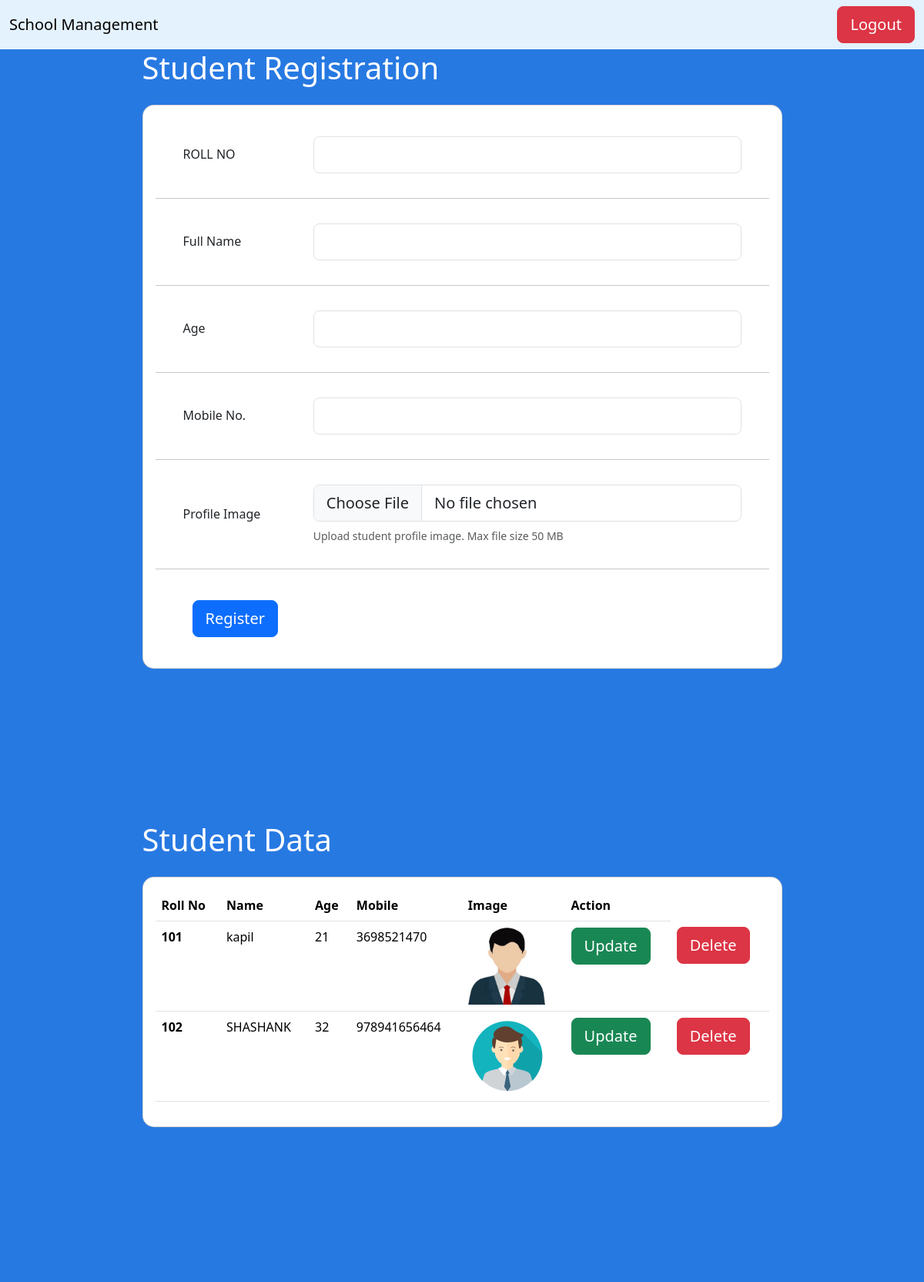
The page /student/ (signed in) on the database its author committed.
### student/models.py (models this page shows)
class Student(models.Model):
    faculty = models.ForeignKey(
        Faculty, verbose_name=("Faculty"), on_delete=models.CASCADE
    )
    rollno = models.IntegerField()
    name = models.CharField(max_length=100)
    age = models.IntegerField()
    mobile = models.IntegerField()
    image = models.ImageField(upload_to="profile/")

### student/views.py (the view)
# urls.py: path("", views.index, name="home"),
@login_required(login_url="/faculty/faculty_login/")
def index(request):
    try:
        if request.method == "POST":
            userid = request.user.id
            rollno = request.POST.get("rollno")
            name = request.POST.get("name").upper()
            age = request.POST.get("age")
            mobile = request.POST.get("mobile")
            image = request.FILES.get("image")
            faculty = Faculty.objects.get(faculty=userid)
            student = Student.objects.create(
                faculty=faculty,
                rollno=rollno,
                name=name,
                age=age,
                mobile=mobile,
                image=image,
            )
            student.save()
            messages.success(request, "Student Registration is successfully")
            return redirect("/student/")
        else:
            faculty = Faculty.objects.get(faculty=request.user.id)
            student = Student.objects.filter(faculty=faculty.id)
            return render(request, "index.html", {"student": student})
    except Exception as E:
        return Response(str(E), status=status.HTTP_400_BAD_REQUEST)

### templates/index.html (shortened to what this page needs)
<!DOCTYPE html>
<html>
<head>
    {% load bootstrap5 %}
    {% bootstrap_css %}
    <link rel="stylesheet" href="">
</head>
<body>
    <nav class="navbar navbar-light" style="background-color: #e3f2fd;">
        <div class="container-fluid">
            <a class="navbar-brand">School Management</a>
            <a href="/faculty/faculty_logout/"><button type="submit" class="btn btn-danger btn-lg">Logout</button></a>
        </div>
    </nav>
    <form action="" method="post" enctype="multipart/form-data">
        <section class="vh-100" style="background-color: #2779e2;">
            <div class="container h-100">
                <div class="row d-flex justify-content-center align-items-center h-100">
                    <div class="col-xl-9">
                        <h1 class="text-white mb-4">Student Registration</h1>
                        <div class="card" style="border-radius: 15px;">
                            <div class="card-body">
                                <div class="row align-items-center pt-4 pb-3">
                                    <div class="col-md-3 ps-5">
                                        <h6 class="mb-0">ROLL NO</h6>
                                    </div>
                                    <div class="col-md-9 pe-5">
                                        <input type="number" class="form-control form-control-lg" name="rollno" />
                                    </div>
                                </div>
                                <hr class="mx-n3">
                                <div class="row align-items-center py-3">
                                    <div class="col-md-3 ps-5">
                                        <h6 class="mb-0">Full Name</h6>
                                    </div>
                                    <div class="col-md-9 pe-5">
                                        <input type="text" class="form-control form-control-lg" name="name" />
                                    </div>
                                </div>
                                <hr class="mx-n3">
                                <div class="row align-items-center py-3">
                                    <div class="col-md-3 ps-5">
                                        <h6 class="mb-0">Age</h6>
                                    </div>
                                    <div class="col-md-9 pe-5">
                                        <input type="text" class="form-control form-control-lg" name="age" />
                                    </div>
                                </div>
                                <hr class="mx-n3">
                                <div class="row align-items-center py-3">
                                    <div class="col-md-3 ps-5">
                                        <h6 class="mb-0">Mobile No.</h6>
                                    </div>
                                    <div class="col-md-9 pe-5">
                                        <input type="phone" class="form-control form-control-lg" name="mobile" />
                                    </div>
                                </div>
                                <hr class="mx-n3">
                                <div class="row align-items-center py-3">
                                    <div class="col-md-3 ps-5">
                                        <h6 class="mb-0">Profile Image</h6>
                                    </div>
                                    <div class="col-md-9 pe-5">
                                        <input class="form-control form-control-lg" id="image" type="file"
                                            name="image" />
                                        <div class="small text-muted mt-2">Upload student profile image.
                                            Max
                                            file
                                            size 50 MB</div>
                                    </div>
                                </div>
                                <hr class="mx-n3">
                                <div class="px-5 py-4">
                                    <button type="submit" class="btn btn-primary btn-lg">Register</button>
                                </div>
                            </div>
                        </div>
                    </div>
                </div>
            </div>
        </section>
    </form>
    <section class="vh-100" style="background-color: #2779e2;">
        <div class="container h-100">
            <div class="row d-flex justify-content-center align-items-center h-100">
                <div class="col-xl-9">
                    <h1 class="text-white mb-4">Student Data</h1>
                    <div class="card" style="border-radius: 15px;">
                        <div class="card-body">
                            <table class="table">
                                <thead>
                                    <tr>
                                        <th scope="col">Roll No</th>
                                        <th scope="col">Name</th>
                                        <th scope="col">Age</th>
                                        <th scope="col">Mobile</th>
                                        <th scope="col">Image</th>
                                        <th scope="col">Action</th>
                                    </tr>
                                </thead>
                                {% for s in student %}
                                <tbody>
                                    <tr>
                                        <th scope="row">{{s.rollno}}</th>
                                        <td>{{s.name}}</td>
                                        <td>{{s.age}}</td>
                                        <td>{{s.mobile}}</td>
                                        <td><img src="/static/{{s.image}}" alt="No image found" width="100"
                                                height="100">
                                        </td>
                                        <td><a href="/student/update/{{s.id}}"><button type="submit"
                                                    class="btn btn-success btn-lg">Update</button></a></td>
                                        <td><a href="/student/delete/{{s.id}}"><button type="submit"
                                                    class="btn btn-danger btn-lg">Delete</button></a></td>
                                    </tr>
                                </tbody>
                                {% endfor %}
                            </table>
                        </div>
                    </div>
                </div>
            </div>
        </div>
    </section>
</body>
</html>

### rows shown on the page
Student: rollno "101", name "kapil", age "21", mobile "3698521470", image (picture)
Student: rollno "102", name "SHASHANK", age "32", mobile "978941656464", image (picture)
